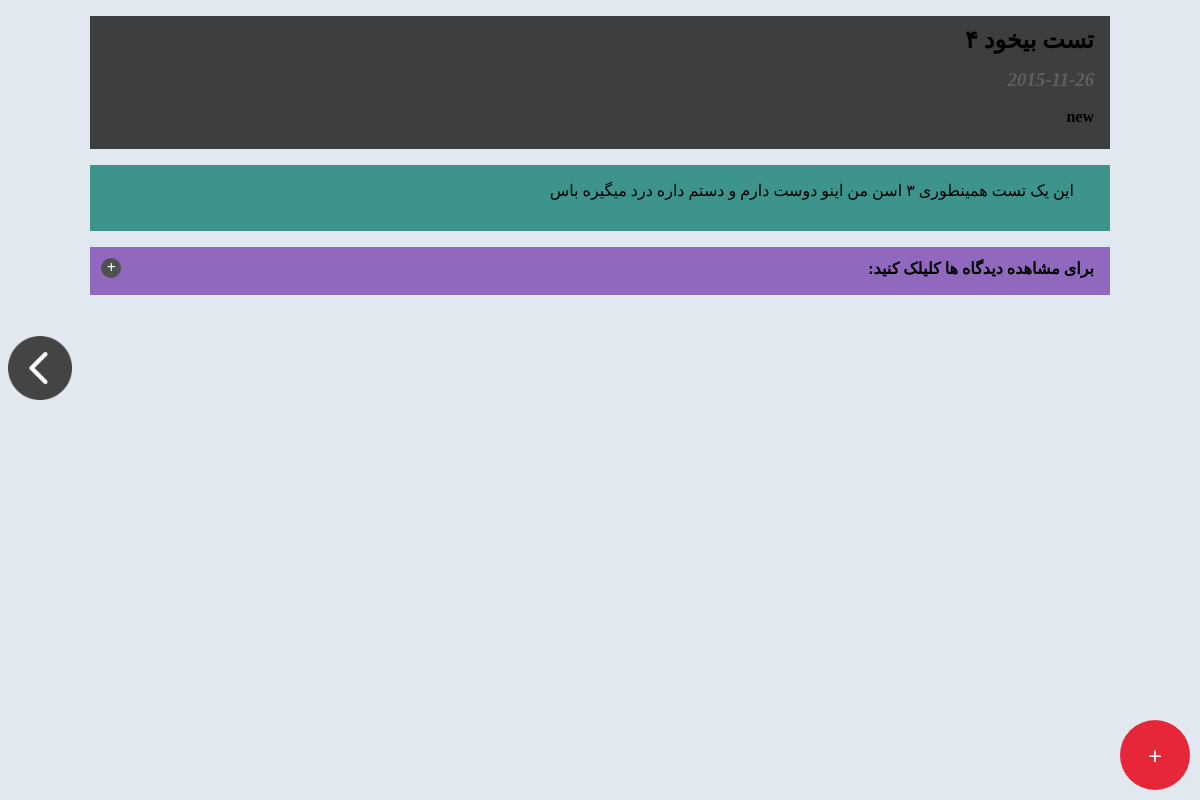
Page /blog/3 on the committed database.
### models.py (models this page shows, shortened)
class Post(db.Model):
    __tablename__ = 'blogposts'
    postid = db.Column(db.Integer, primary_key=True)
    subject = db.Column(db.String, nullable=False, default='text')
    header = db.Column(db.String, nullable=False)
    digest = db.Column(db.String, nullable=False)
    body = db.Column(db.String, nullable=True)
    date = db.Column(db.Date, default=datetime.datetime.now)
    comments = db.relationship('Comment', backref='commentor')

### views.py (the view, shortened to what this page needs)
@app.route('/blog/<int:post_number>', methods=['GET', 'POST'])
def viewpost(post_number):
    error = None
    form = CommentForm()
    return render_template('specificpost.html', posts=specific_post(post_number), comments=comments(post_number), form=form, latest_post=latest_post())

### views.py (called while the page is built)
def specific_post(postNumber):
    return db.session.query(Post).filter_by(postid=postNumber)

def latest_post():
    return db.session.query(Post).order_by(Post.postid.desc()).first()

def comments(postNumber):
    return db.session.query(Comment).filter_by(post_id=postNumber)

### templates/specificpost.html (shortened to what this page needs)
<!DOCTYPE html>
<head>
	<link rel="stylesheet" href="https://maxcdn.bootstrapcdn.com/font-awesome/4.5.0/css/font-awesome.min.css">
	<link rel="stylesheet" href="{{ url_for('static', filename='css/jquery.ferro.ferroMenu.css') }}" />
	<link rel="stylesheet" type="text/css" href="{{ url_for('static', filename='css/specificpost.css') }}" />
</head>
<section id='container'>
	<div id='subcontainer' dir="rtl">
    {% for post in posts %}
		<header>
			<h1>{{ post.header }}</h1>
			<h3>{{ post.date }}</h3>
			{%if latest_post.postid == post.postid %}
				<h4> new </h4>
			{%endif%}
		</header>
		<article id='mainshit' dir="rtl">
        <p>{{ post.body|safe }}</p>
		</article>
		<div id="comments">
			<aside>
				<label for="header1">برای مشاهده دیدگاه ها کلیلک کنید:</label>
            {% endfor %}
			</aside>
		</div>
	</div>
	{% for post in posts%}
		{% if post.postid-1 >= 1 %}
			<a href="{{ url_for('viewpost', post_number=post.postid-1) }}" id="previous"><img src="{{ url_for('static', filename='img/previous.png') }}"></a>
		{% endif %}
	{% endfor %}
</section>
</body>
</html>

### static/css/specificpost.css (style rules this page uses)
* { padding: 0; margin: 0; }
html, body, section { width: 100%; }
#container { display: flex; flex-direction: column; justify-content: center; align-items: center; }
#mainshit { background: #3c948b; padding: 0.7em; line-height: 1.7em; padding-right: 1em; margin-bottom: 1em; height: 100%; }
#subcontainer { width: 85%; padding-top: 1em; padding-bottom: 1em; }
h1, h2, h3, h4, h5, h6 { padding-bottom: 1em; }
h1, h3 { padding-bottom: .5em; }
h3 { color: gray; font-style: italic; opacity: 50%; }
p { margin-bottom: 1em; }
p:before { content: "\00a0\00a0\00a0\00a0\00a0"; }
img { display: block; width: 100%; margin-bottom: 1em; }
#comments { background: #9068be; padding: 0.7em; line-height: 1.7em; padding-right: 1em; margin-bottom: 1em; }
header { background: #3C3E40; padding: 0.7em; line-height: 1.7em; padding-right: 1em; margin-bottom: 1em; padding-bottom: 0.2em; }
#previous { position: fixed; width: 4em; height: 4em; left: 0.5em; bottom: 50%; }
.toggle-box + label { cursor: pointer; display: block; font-weight: bold; line-height: 21px; margin-bottom: 5px; }
.toggle-box + label:before { background-color: #4F5150; -webkit-border-radius: 10px; -moz-border-radius: 10px; border-radius: 10px; color: #FFFFFF; content: "+"; display: block; float: left; font-weight: bold; height: 20px; line-height: 20px; margin-right: 5px; text-align: center; width: 20px; }

### rows in the picture
Post: header "تست بیخود ۴", date "2015-11-26", shows "new", body "این یک تست همینطوری ۳ اسن من اینو دوست دارم و دستم داره درد میگیره باس"
